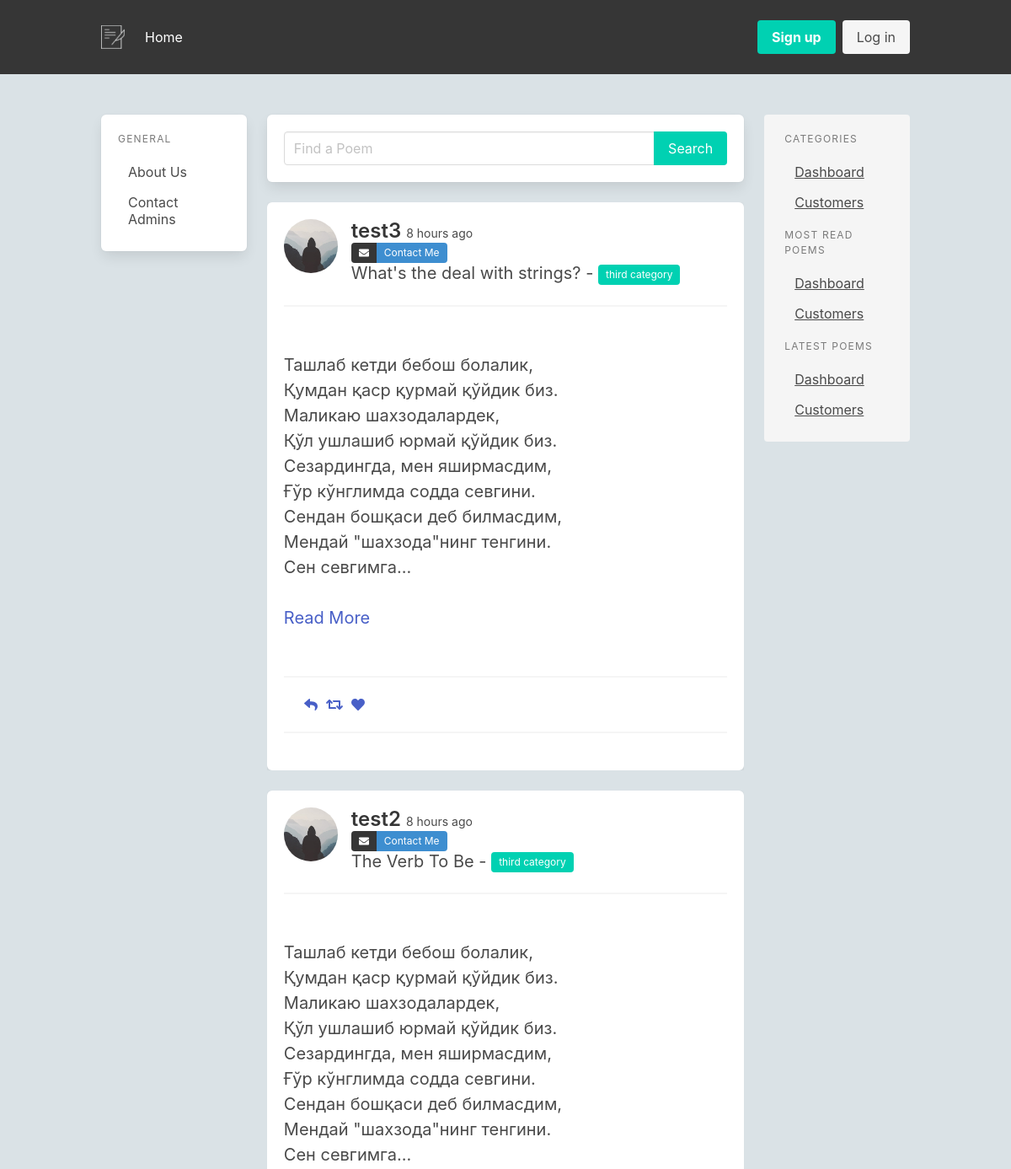
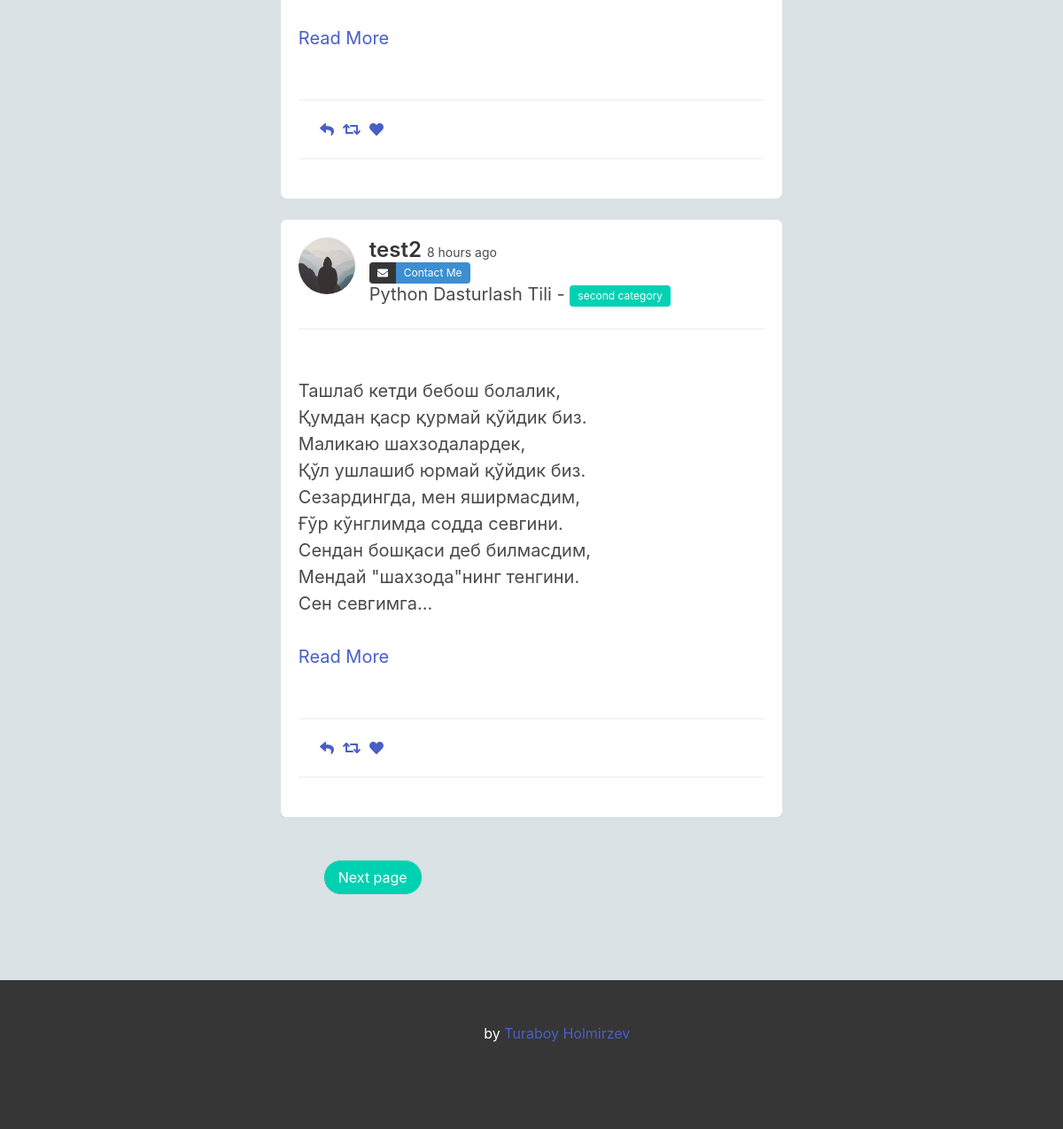
/index, run on the app's committed database (2 pictures, top to bottom).
### app/models.py (models this page shows, shortened)
class SearchableMixin(object):
    @classmethod
    def search(cls, expression, page, per_page):
        ids, total = query_index(cls.__tablename__, expression, page, per_page)
        if total == 0:
            return cls.query.filter_by(id=0), 0
        when = []
        for i in range(len(ids)):
            when.append((ids[i], i))
        return cls.query.filter(cls.id.in_(ids)).order_by(
            db.case(when, value=cls.id)), total

class Poem(SearchableMixin, db.Model):
    __searchable__ = ["body",]
    id = db.Column(db.Integer, primary_key=True)
    title = db.Column(db.String(200))
    body = db.Column(db.String(140))
    audio = db.Column(db.String(200), nullable=True)
    created_at = db.Column(db.DateTime, index=True, default=datetime.utcnow)
    user_id = db.Column(db.Integer, db.ForeignKey('user.id'))
    category_id = db.Column(db.Integer, db.ForeignKey("category.id"))
    liked = db.relationship(
        'User', secondary = lambda: user_likes, backref="likes")

class User(UserMixin, db.Model):
    id = db.Column(db.Integer, primary_key=True)
    username = db.Column(db.String(64), index=True, unique=True)
    email = db.Column(db.String(120), index=True, unique=True)
    image_file = db.Column(db.String(120), nullable=True, default="default.jpg")
    password_hash = db.Column(db.String(128))
    about_me = db.Column(db.String(140))
    is_admin = db.Column(db.Boolean, default=False)
    last_seen = db.Column(db.DateTime, default=datetime.utcnow)
    poems = db.relationship('Poem', backref='author', lazy='dynamic')
    sent_messages = db.relationship('Message', backref='sent_user', lazy=True, foreign_keys='Message.sent_user_id')
    received_messages = db.relationship('Message', backref='received_user', lazy=True, foreign_keys='Message.received_user_id')
    followed = db.relationship(
        'User', secondary=followers,
        primaryjoin=(followers.c.follower_id == id),
        secondaryjoin=(followers.c.followed_id == id),
        backref=db.backref('followers', lazy='dynamic'), lazy='dynamic')

class Category(db.Model):
    id = db.Column(db.Integer, primary_key=True)
    name = db.Column(db.String(300), nullable=False)
    poems = db.relationship('Poem', backref='category', lazy='dynamic')

### app/main/routes.py (the view)
@bp.route('/')
@bp.route('/index')
def index():
    page = request.args.get('page', 1, type=int)
    poems = Poem.query.order_by(Poem.created_at.desc()).paginate(page, current_app.config["POEMS_PER_PAGE"], False)
    next_url = url_for('main.index', page=poems.next_num) \
        if poems.has_next else None
    prev_url = url_for('main.index', page=poems.prev_num) \
        if poems.has_prev else None
    return render_template('main/index.html', poems=poems.items, next_url=next_url,
                           prev_url=prev_url)

### app/main/routes.py (called while the page is built)
@bp.before_request
def before_request():
    if current_user.is_authenticated:
        current_user.last_seen = datetime.utcnow()
        db.session.commit()

### app/templates/main/index.html
{% extends "layout/base.html" %}
{% block content %}
    {% include 'forms/searchs/search_poem_form.html' %}
    {% if poems|length < 1 %}
        <article class="message is-info box mt-5">
            <div class="message-body">
            <strong>No results found</strong>
            </div>
        </article>
    {% else %}
        {% for poem in poems %}
            {% include "partial/poem.html" %}
        {% endfor %}
    {% endif %}
    {% include 'partial/pagination.html' %}
{% endblock %}

### app/templates/partial/poem.html (shortened to what this page needs)
<section class="mt-5" style="overflow: hidden;">
    <div class="box">
        <article class="media mb-5">
          <div class="media-left">
            <figure class="image is-64x64 is-square">
              <img class="is-rounded has-ratio" src="{{ url_for('static', filename='profile_pics/' + poem.author.image_file)  }}" alt="Image">
            </figure>
          </div>
          <div class="media-content">
            <strong>
              <a href="{{ url_for('users.user', username=poem.author.username) }}" class="title is-4">
                  {{ poem.author.username }}
              </a>
          </strong>
          <small class="content">{{ moment(poem.created_at).fromNow() }}</small>
            <div class="control">
              <div class="tags has-addons">
                <span class="tag is-dark"><i class="fa fa-envelope" aria-hidden="true"></i></span>
                <span class="tag is-info"><a href="" class="has-text-white">Contact Me</a></span>
              </div>
            </div>
            <p class="subtitle is-5">
              {{ poem.title}} - <span class="tag is-primary">{{ poem.category.name}}</span>
            </p>
          </div>
        </article>
        <hr>
        <div class="content">
          <p class="is-size-5 short-text" style="white-space: pre-line;">
            {{ poem.body | truncate(255, False, end="...") }}
            {% if poem.body | length() > 255 %}
            <a onclick="toggleText(event)" class="m-0 p-0">Read More</a>
            {% endif %}
          </p>
        </div>
        <hr>
        <nav class="level px-5 is-mobile">
            <div class="level-left">
              <a class="level-item" aria-label="reply">
                <span class="icon is-small">
                  <i class="fas fa-reply" aria-hidden="true"></i>
                </span>
              </a>
              <a class="level-item" aria-label="retweet">
                <span class="icon is-small">
                  <i class="fas fa-retweet" aria-hidden="true"></i>
                </span>
              </a>
              <a class="level-item" aria-label="like">
                <span class="icon is-small">
                  <i class="fas fa-heart" aria-hidden="true"></i>
                </span>
              </a>
            </div>
          </nav>
          <hr>
    </div>
  </section>

### data on the page
Poem: image_file (placeholder picture), author.username "test3", created_at "8 hours ago", title "What's the deal with strings?", category.name "third category", body "Ташлаб кетди бебош болалик, Қумдан қаср қурмай қўйдик биз. Маликаю шаxзодалардек, Қўл ушлашиб юрмай қўйдик биз. Сезардингда, мен яширмасдим, Ғўр кўнглимда содда севгини. Сендан бошқаси деб билмасдим, Мендай \"шаxзода\"нинг тенгини. Сен севгимга...", shows "Read More"
Poem: image_file (placeholder picture), author.username "test2", created_at "8 hours ago", title "The Verb To Be", category.name "third category", body "Ташлаб кетди бебош болалик, Қумдан қаср қурмай қўйдик биз. Маликаю шаxзодалардек, Қўл ушлашиб юрмай қўйдик биз. Сезардингда, мен яширмасдим, Ғўр кўнглимда содда севгини. Сендан бошқаси деб билмасдим, Мендай \"шаxзода\"нинг тенгини. Сен севгимга...", shows "Read More"
Poem: image_file (placeholder picture), author.username "test2", created_at "8 hours ago", title "Python Dasturlash Tili", category.name "second category", body "Ташлаб кетди бебош болалик, Қумдан қаср қурмай қўйдик биз. Маликаю шаxзодалардек, Қўл ушлашиб юрмай қўйдик биз. Сезардингда, мен яширмасдим, Ғўр кўнглимда содда севгини. Сендан бошқаси деб билмасдим, Мендай \"шаxзода\"нинг тенгини. Сен севгимга...", shows "Read More"
